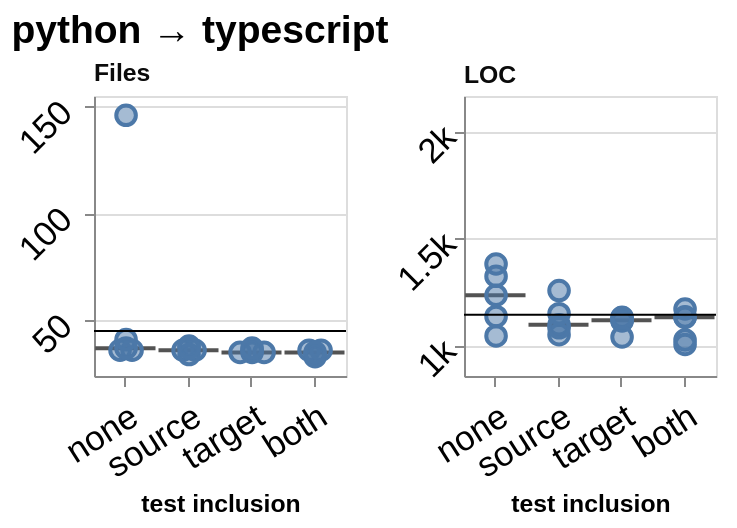

Vega-Lite specification stored for this chart:
### Vega-Lite specification from a JSON file in a GitHub repository (floating-point values rounded to 4 significant figures)
{"config": {"view": {"continuousWidth": 300, "continuousHeight": 300}, "axis": {"labelAngle": -45}, "axisX": {"labelAngle": -37.5}}, "concat": [{"layer": [{"mark": {"type": "tick", "color": "#0b0b0b", "opacity": 0.7, "size": 30, "thickness": 2}, "encoding": {"x": {"field": "condition", "scale": {"paddingInner": 0.25, "paddingOuter": 0.125}, "sort": ["no tests", "source tests", "target tests", "both tests"], "title": "test inclusion", "type": "nominal", "axis": {"labelFontSize": 17.32, "titleFontSize": 12.38, "labelExpr": "{'no tests': 'none', 'source tests': 'source', 'target tests': 'target', 'both tests': 'both'}[datum.label]", "labelAngle": -32.5, "labelPadding": 6.0}}, "y": {"aggregate": "median", "field": "value", "scale": {"domain": [23.96, 155.0], "nice": false}, "title": null, "type": "quantitative", "axis": {"labelFontSize": 17.32, "titleFontSize": 16.5, "labelPadding": 9.0}}}}, {"mark": {"type": "point", "filled": true, "size": 96, "fillOpacity": 0.5, "stroke": "#4c78a8", "strokeWidth": 2, "strokeOpacity": 1}, "encoding": {"x": {"field": "condition", "scale": {"paddingInner": 0.25, "paddingOuter": 0.125}, "sort": ["no tests", "source tests", "target tests", "both tests"], "title": "test inclusion", "type": "nominal", "axis": {"labelFontSize": 17.32, "titleFontSize": 12.38, "labelExpr": "{'no tests': 'none', 'source tests': 'source', 'target tests': 'target', 'both tests': 'both'}[datum.label]", "labelAngle": -32.5, "labelPadding": 6.0}}, "xOffset": {"field": "nudge", "scale": {"domain": [-1.0, 1.0], "range": [6.094, 18.09]}, "title": null, "type": "quantitative"}, "y": {"field": "value", "scale": {"domain": [23.96, 155.0], "nice": false}, "type": "quantitative", "axis": {"labelFontSize": 17.32, "titleFontSize": 16.5, "labelPadding": 9.0}}}}, {"mark": {"type": "rule"}, "encoding": {"y": {"aggregate": "median", "field": "reference", "scale": {"domain": [23.96, 155.0], "nice": false}, "type": "quantitative", "axis": {"labelFontSize": 17.32, "titleFontSize": 16.5, "labelPadding": 9.0}}}, "transform": [{"filter": {"field": "reference", "valid": true}}]}], "data": {"name": "data-0dd52b264c45575ef80ee2be7fb37794"}, "height": 140, "title": {"text": "Files", "anchor": "start", "color": "#0b0b0b", "fontSize": 12.38, "dx": 40.8}, "width": 126.0}, {"layer": [{"mark": {"type": "tick", "color": "#0b0b0b", "opacity": 0.7, "size": 30, "thickness": 2}, "encoding": {"x": {"field": "condition", "scale": {"paddingInner": 0.25, "paddingOuter": 0.125}, "sort": ["no tests", "source tests", "target tests", "both tests"], "title": "test inclusion", "type": "nominal", "axis": {"labelFontSize": 17.32, "titleFontSize": 12.38, "labelExpr": "{'no tests': 'none', 'source tests': 'source', 'target tests': 'target', 'both tests': 'both'}[datum.label]", "labelAngle": -32.5, "labelPadding": 6.0}}, "y": {"aggregate": "median", "field": "value", "scale": {"domain": [856.8, 2165.0], "nice": false}, "title": null, "type": "quantitative", "axis": {"labelFontSize": 17.32, "titleFontSize": 16.5, "format": "~s"}}}}, {"mark": {"type": "point", "filled": true, "size": 96, "fillOpacity": 0.5, "stroke": "#4c78a8", "strokeWidth": 2, "strokeOpacity": 1}, "encoding": {"x": {"field": "condition", "scale": {"paddingInner": 0.25, "paddingOuter": 0.125}, "sort": ["no tests", "source tests", "target tests", "both tests"], "title": "test inclusion", "type": "nominal", "axis": {"labelFontSize": 17.32, "titleFontSize": 12.38, "labelExpr": "{'no tests': 'none', 'source tests': 'source', 'target tests': 'target', 'both tests': 'both'}[datum.label]", "labelAngle": -32.5, "labelPadding": 6.0}}, "xOffset": {"field": "nudge", "scale": {"domain": [-1.0, 1.0], "range": [6.094, 18.09]}, "title": null, "type": "quantitative"}, "y": {"field": "value", "scale": {"domain": [856.8, 2165.0], "nice": false}, "type": "quantitative", "axis": {"labelFontSize": 17.32, "titleFontSize": 16.5, "format": "~s"}}}}, {"mark": {"type": "rule"}, "encoding": {"y": {"aggregate": "median", "field": "reference", "scale": {"domain": [856.8, 2165.0], "nice": false}, "type": "quantitative", "axis": {"labelFontSize": 17.32, "titleFontSize": 16.5, "format": "~s"}}}, "transform": [{"filter": {"field": "reference", "valid": true}}]}], "data": {"name": "data-57e6dfa4703c2c07c56e1e6b0a97b20b"}, "height": 140, "title": {"text": "LOC", "anchor": "start", "color": "#0b0b0b", "fontSize": 12.38, "dx": 36.51}, "width": 126.0}], "columns": 4, "title": {"text": "python → typescript", "fontSize": 19.5, "anchor": "start"}, "$schema": "https://vega.github.io/schema/vega-lite/v6.4.1.json", "datasets": {"data-0dd52b264c45575ef80ee2be7fb37794": [{"condition": "no tests", "layout": "rebuilt the file layout", "metric": "file_count", "value": 36.0, "reference": 45.0, "nudge": -0.5}, {"condition": "no tests", "layout": "kept the file layout", "metric": "file_count", "value": 36.0, "reference": 45.0, "nudge": 0.5}, {"condition": "no tests", "layout": "kept the file layout", "metric": "file_count", "value": 146.0, "reference": 45.0, "nudge": 0.0}, {"condition": "no tests", "layout": "rebuilt the file layout", "metric": "file_count", "value": 41.0, "reference": 45.0, "nudge": 0.0}, {"condition": "no tests", "layout": "rebuilt the file layout", "metric": "file_count", "value": 37.0, "reference": 45.0, "nudge": 0.0}, {"condition": "source tests", "layout": "kept the file layout", "metric": "file_count", "value": 36.0, "reference": 45.0, "nudge": -0.5}, {"condition": "source tests", "layout": "kept the file layout", "metric": "file_count", "value": 36.0, "reference": 45.0, "nudge": 0.5}, {"condition": "source tests", "layout": "kept the file layout", "metric": "file_count", "value": 38.0, "reference": 45.0, "nudge": 0.0}, {"condition": "source tests", "layout": "kept the file layout", "metric": "file_count", "value": 34.0, "reference": 45.0, "nudge": 0.0}, {"condition": "source tests", "layout": "rebuilt the file layout", "metric": "file_count", "value": 37.0, "reference": 45.0, "nudge": 0.0}, {"condition": "target tests", "layout": "kept the file layout", "metric": "file_count", "value": 35.0, "reference": 45.0, "nudge": -1.0}, {"condition": "target tests", "layout": "kept the file layout", "metric": "file_count", "value": 35.0, "reference": 45.0, "nudge": 0.0}, {"condition": "target tests", "layout": "kept the file layout", "metric": "file_count", "value": 35.0, "reference": 45.0, "nudge": 1.0}, {"condition": "target tests", "layout": "kept the file layout", "metric": "file_count", "value": 36.0, "reference": 45.0, "nudge": 0.0}, {"condition": "target tests", "layout": "kept the file layout", "metric": "file_count", "value": 37.0, "reference": 45.0, "nudge": 0.0}, {"condition": "both tests", "layout": "kept the file layout", "metric": "file_count", "value": 33.0, "reference": 45.0, "nudge": 0.0}, {"condition": "both tests", "layout": "kept the file layout", "metric": "file_count", "value": 36.0, "reference": 45.0, "nudge": -0.5}, {"condition": "both tests", "layout": "kept the file layout", "metric": "file_count", "value": 36.0, "reference": 45.0, "nudge": 0.5}, {"condition": "both tests", "layout": "kept the file layout", "metric": "file_count", "value": 34.0, "reference": 45.0, "nudge": 0.0}, {"condition": "both tests", "layout": "kept the file layout", "metric": "file_count", "value": 35.0, "reference": 45.0, "nudge": 0.0}], "data-57e6dfa4703c2c07c56e1e6b0a97b20b": [{"condition": "no tests", "layout": "rebuilt the file layout", "metric": "loc", "value": 1044.0, "reference": 1143.0, "nudge": 0.0}, {"condition": "no tests", "layout": "kept the file layout", "metric": "loc", "value": 1380.0, "reference": 1143.0, "nudge": 0.0}, {"condition": "no tests", "layout": "rebuilt the file layout", "metric": "loc", "value": 1323.0, "reference": 1143.0, "nudge": 0.0}, {"condition": "no tests", "layout": "rebuilt the file layout", "metric": "loc", "value": 1135.0, "reference": 1143.0, "nudge": 0.0}, {"condition": "no tests", "layout": "kept the file layout", "metric": "loc", "value": 1234.0, "reference": 1143.0, "nudge": 0.0}, {"condition": "source tests", "layout": "kept the file layout", "metric": "loc", "value": 1096.0, "reference": 1143.0, "nudge": 0.0}, {"condition": "source tests", "layout": "kept the file layout", "metric": "loc", "value": 1256.0, "reference": 1143.0, "nudge": 0.0}, {"condition": "source tests", "layout": "kept the file layout", "metric": "loc", "value": 1050.0, "reference": 1143.0, "nudge": 0.0}, {"condition": "source tests", "layout": "rebuilt the file layout", "metric": "loc", "value": 1148.0, "reference": 1143.0, "nudge": 0.0}, {"condition": "source tests", "layout": "kept the file layout", "metric": "loc", "value": 1082.0, "reference": 1143.0, "nudge": 0.0}, {"condition": "target tests", "layout": "kept the file layout", "metric": "loc", "value": 1117.0, "reference": 1143.0, "nudge": 0.0}, {"condition": "target tests", "layout": "kept the file layout", "metric": "loc", "value": 1114.0, "reference": 1143.0, "nudge": 0.0}, {"condition": "target tests", "layout": "kept the file layout", "metric": "loc", "value": 1131.0, "reference": 1143.0, "nudge": 0.0}, {"condition": "target tests", "layout": "kept the file layout", "metric": "loc", "value": 1129.0, "reference": 1143.0, "nudge": 0.0}, {"condition": "target tests", "layout": "kept the file layout", "metric": "loc", "value": 1039.0, "reference": 1143.0, "nudge": 0.0}, {"condition": "both tests", "layout": "kept the file layout", "metric": "loc", "value": 1131.0, "reference": 1143.0, "nudge": 0.0}, {"condition": "both tests", "layout": "kept the file layout", "metric": "loc", "value": 1170.0, "reference": 1143.0, "nudge": 0.0}, {"condition": "both tests", "layout": "kept the file layout", "metric": "loc", "value": 1004.0, "reference": 1143.0, "nudge": 0.0}, {"condition": "both tests", "layout": "kept the file layout", "metric": "loc", "value": 1133.0, "reference": 1143.0, "nudge": 0.0}, {"condition": "both tests", "layout": "kept the file layout", "metric": "loc", "value": 1025.0, "reference": 1143.0, "nudge": 0.0}]}, "padding": {"left": 5, "top": 5, "right": 9.5, "bottom": 5}}
